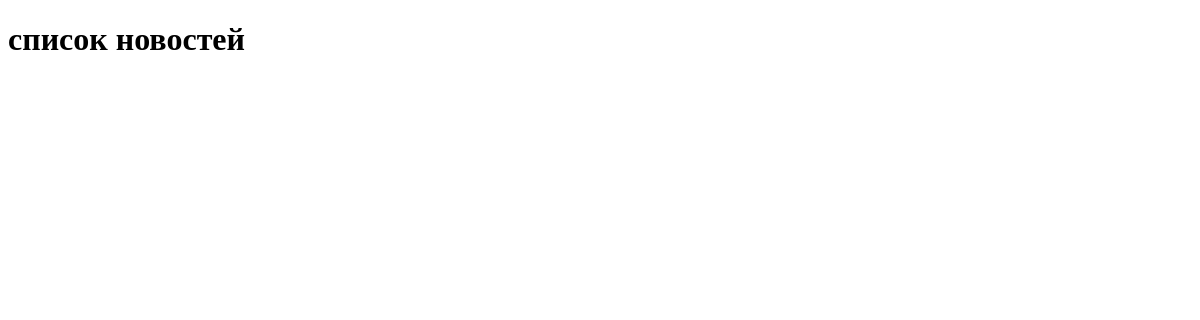
The page /news/ on the database as committed earlier.
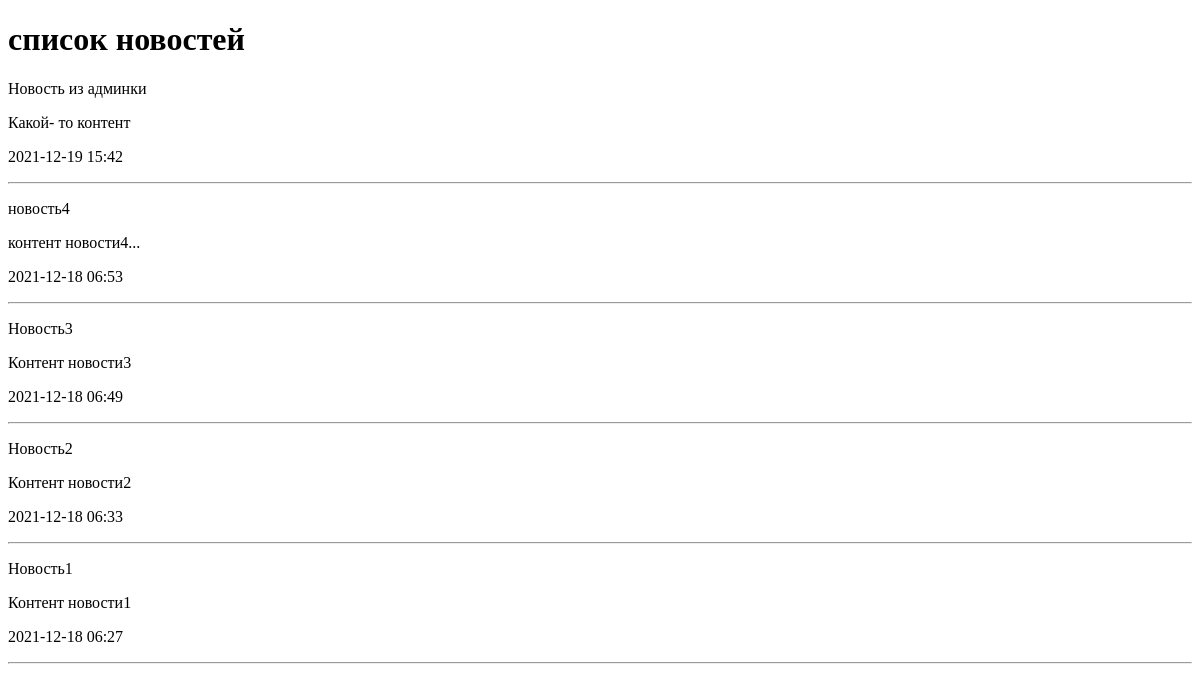
The same page on the database as committed later.
### news/models.py (models this page shows, shortened)
class News(models.Model):
    title = models.CharField(max_length=150, verbose_name = 'Наименование')
    content = models.TextField(blank=True, verbose_name = 'Контент')
    created_at = models.DateTimeField(auto_now_add=True)
    updated_at = models.DateTimeField(auto_now=True)
    photo = models.ImageField(upload_to='photos/%Y/%m/%d', verbose_name = 'Фото', blank=True)
    is_pablished = models.BooleanField(default=True)
    class Meta:
        verbose_name = 'Новость'
        verbose_name_plural = 'Новости'
        ordering = ['-created_at']

### news/views.py (the view)
# urls.py: path('', index),
def index(request) :
    news = News.objects.order_by('-created_at')
    context = {
        'news': news,
        'title': 'список новостей'
        }
    return render(request, 'news/index.html', context)

### news/templates/news/index.html (shortened to what this page needs)
<!DOCTYPE html>
<html lang="en">
<head>
</head>
<body>
<h1> {{ title }} </h1>
{% for item in news %}
<div>
    <p> {{ item.title }} </p>
    <p> {{ item.content }} </p>
    <p> {{ item.created_at|date:"Y-m-d H:i" }} </p>
</div>
<hr>
{% endfor %}
</body>
</html>

Rows that differ between the two databases and show on the page:
added News: title "Новость из админки", content "Какой- то контент", created_at "2021-12-19 15:42"
added News: title "новость4", content "контент новости4...", created_at "2021-12-18 06:53"
added News: title "Новость3", content "Контент новости3", created_at "2021-12-18 06:49"
added News: title "Новость2", content "Контент новости2", created_at "2021-12-18 06:33"
added News: title "Новость1", content "Контент новости1", created_at "2021-12-18 06:27"
